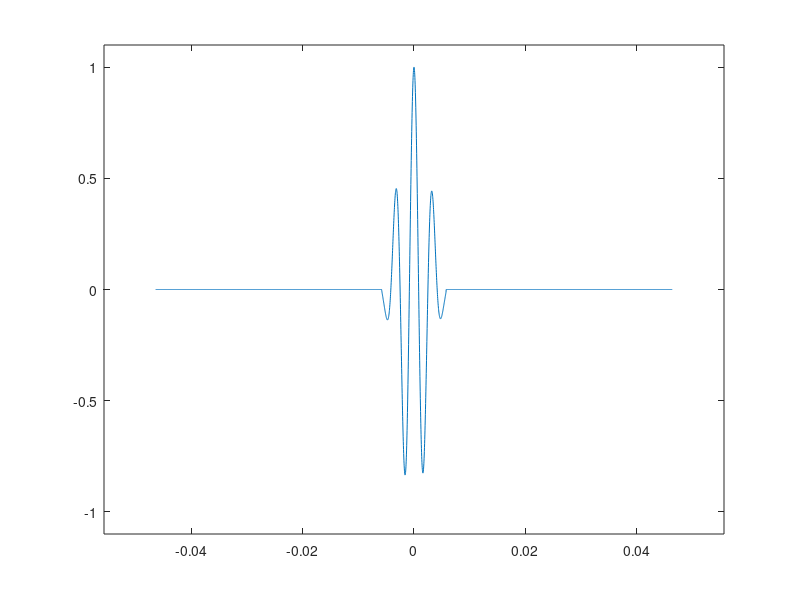
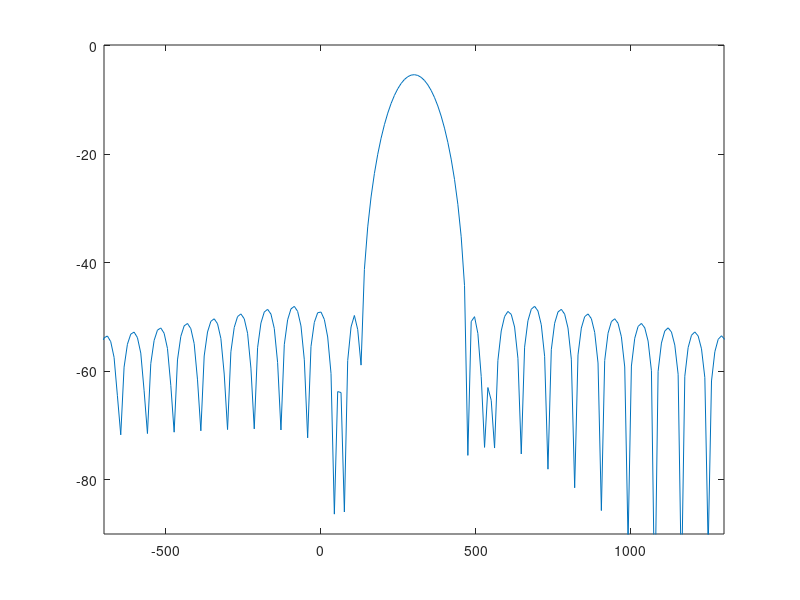

The MATLAB script that drew these images, in order:
fc = 44100;
sinc = 1/fc;
outwin = 4096;
dur = outwin/fc;
freq = 300;

t = [-dur/2:sinc:dur/2-sinc];
binsize = fc/outwin;

halfx = round(outwin/2);

inwin = 511;
winmezzi = floor(inwin/2);

x = exp(i*2*pi*freq*t);
%x = ones(1, outwin);

h = hamming(inwin)';

x1 = zeros(1, outwin);
x1(halfx-winmezzi:halfx+winmezzi) = x(halfx-winmezzi:halfx+winmezzi).*h;

F = [-fc/2:binsize:fc/2-binsize];

fftbuffer = zeros(1, outwin);
fftbuffer (1:halfx) = x1(halfx+1:outwin); % parte destra
fftbuffer (halfx+1:outwin) = x1(1:halfx); % parte sinistra

Y = fft(fftbuffer, outwin);

figure(1)
plot(t, x1)
axis([-dur/2*1.2 dur/2*1.2 -1.1 1.1 ])

figure(2)
plot(F, 20*log10(abs(fftshift(Y))/inwin))
axis([-1000+freq +1000+freq -90 0.1])
%
% figure(3)
% plot(F, unwrap(angle(Y())))